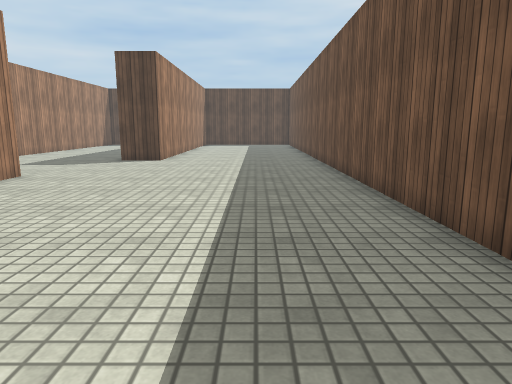
View 1 (above)

18 first-person views from a walk through a scene from a Unity 3-D project. The camera is 1.2 m above the floor, tilts 10° down and sees 70° across. The floor is counted in squares, 1 m on a side. Each view is taken from the middle of a square. On the plan, view 1 faces up. The plan holds only what a view shows up to about 15 squares ahead; the rest is blank. The place goes on beyond the plan. Surface patterns are stand-ins for the level's own textures.

View 2
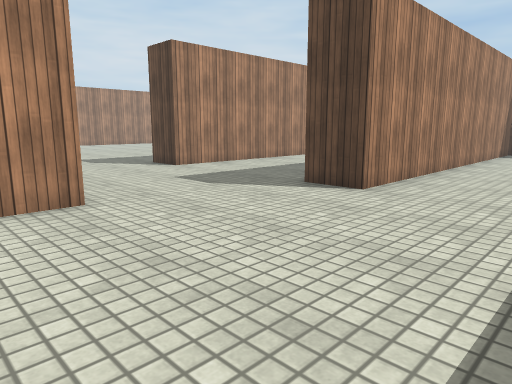

View 3
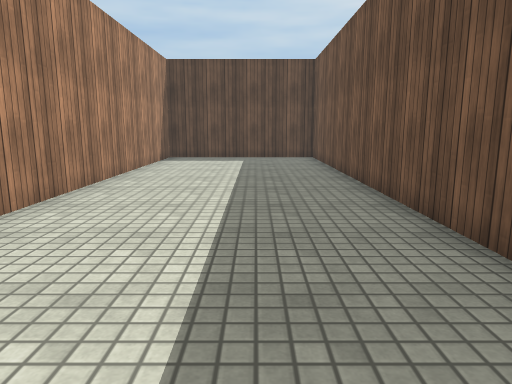

View 4
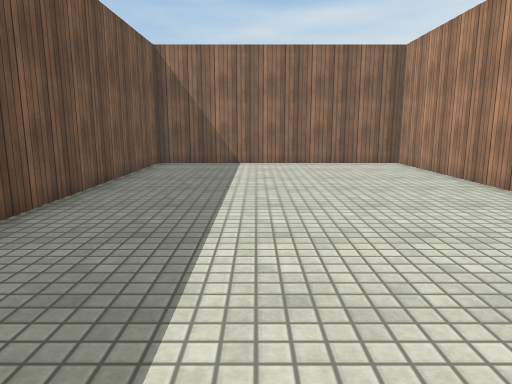

View 5
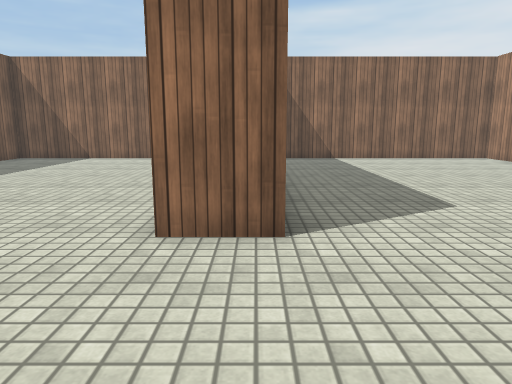

View 6
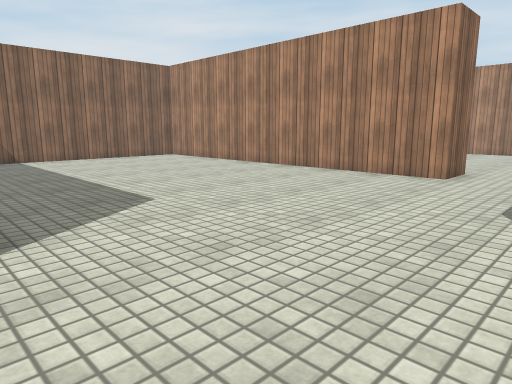

View 7
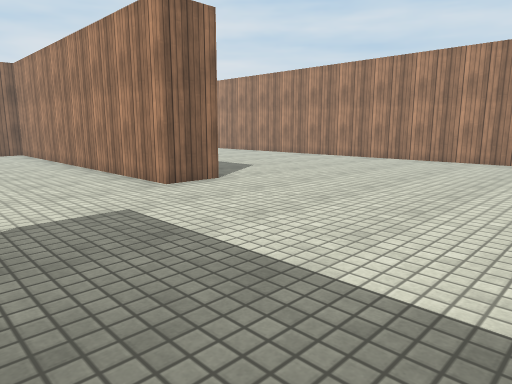

View 8
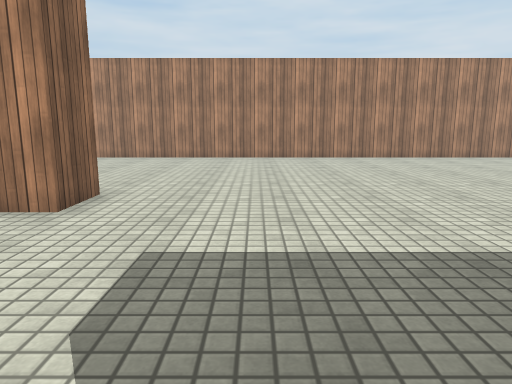

View 9
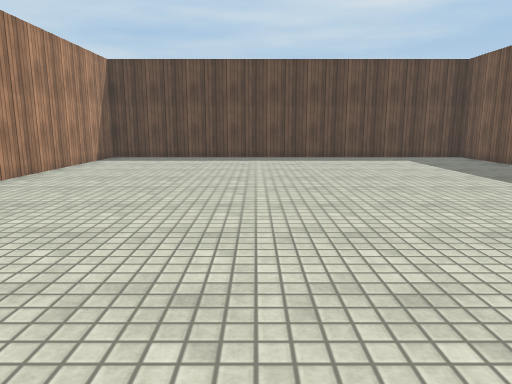

View 10
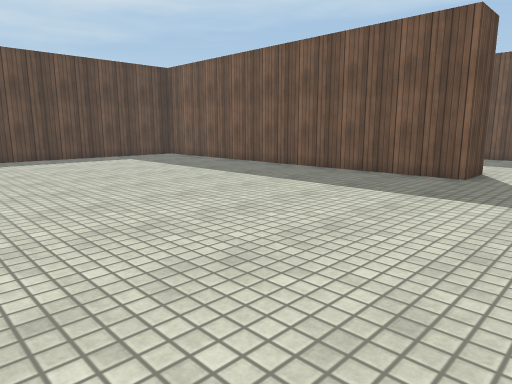

View 11
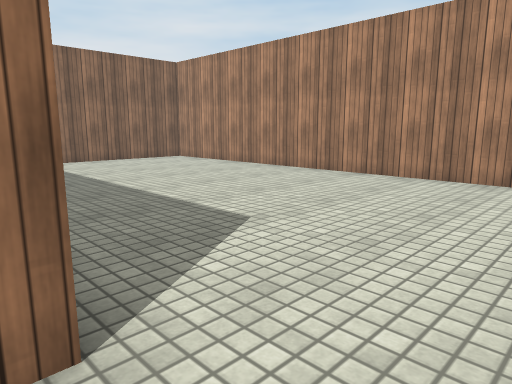

View 12
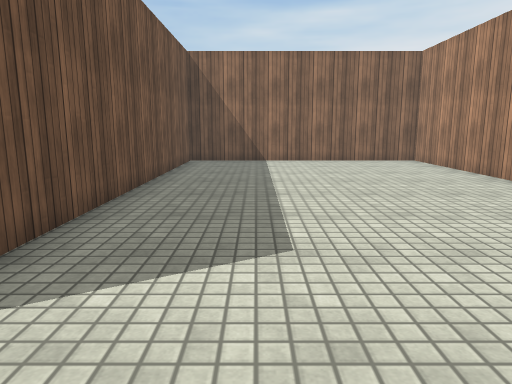

View 13
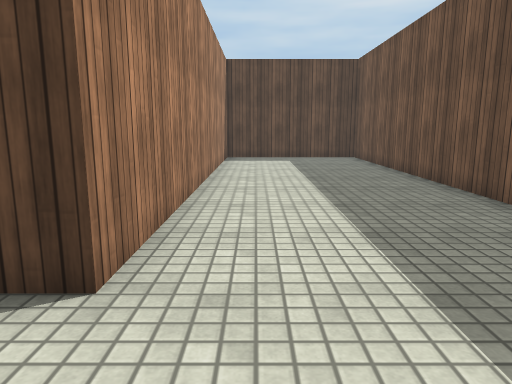

View 14
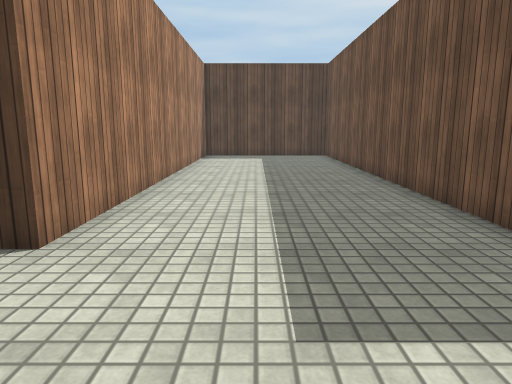

View 15
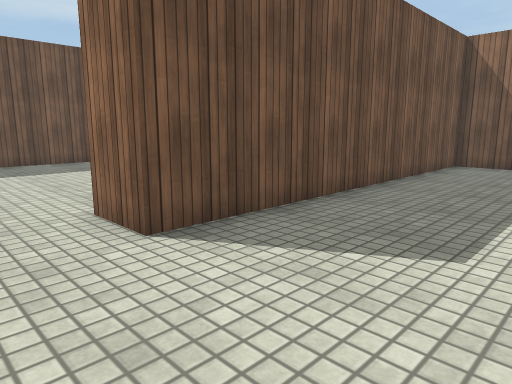

View 16
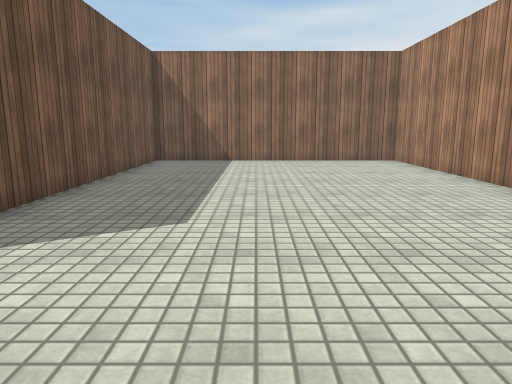

View 17
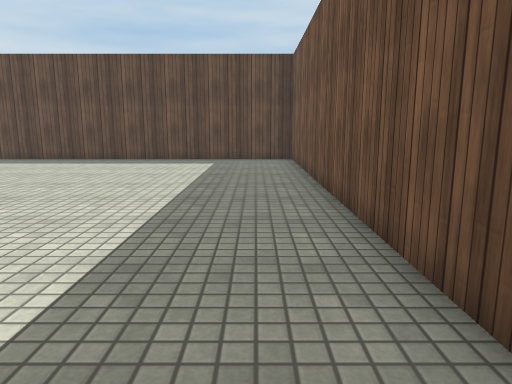

View 18
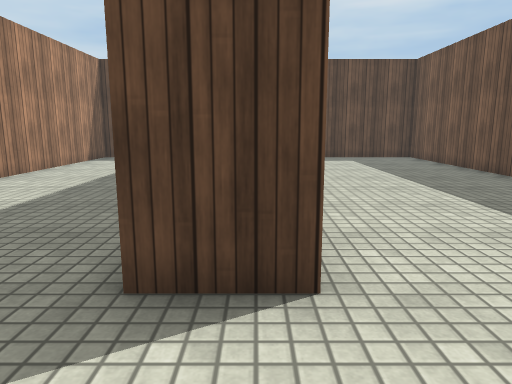

### Floor plan
Points are (right, up) in squares from view 1. A wall is a line through its corners. A room is listed if a view was taken in it or the views show most of it. See-through windows are left out.
Room 1 (views 1, 2, 3, 4, 5, 6, 7, 8, 9, 10, 11, 12, 13, 14, 15, 16, 17, 18)
walls: (-17.6, 10.1) (-16.1, 10.1) (-16.1, -1.5) (-7.3, -1.5) (-7.3, 9.1) (-5.9, 9.1) (-5.9, 7.9); (-5.9, 4.1) (-5.9, -1.5) (2.3, -1.5) (2.3, 26) (-3.5, 26) (-3.5, 13.5) (-5, 13.5) (-5, 26) (-10.2, 26) (-10.2, 13.5) (-11.6, 13.5) (-11.6, 26) (-25.9, 26) (-25.9, -1.5) (-17.6, -1.5) (-17.6, 8.6)

Where each view was taken, in squares from view 1:
view 1: 0 up, 0 right, facing up
view 2: 7 up, 0 right, facing up-left
view 3: 11 up, 0 right, facing up
view 4: 11 up, 1 left, facing down
view 5: 13 up, 7 left, facing down
view 6: 13 up, 7 left, facing down-left
view 7: 17 up, 12 left, facing down-left
view 8: 13 up, 11 left, facing left
view 9: 11 up, 20 left, facing up
view 10: 11 up, 21 left, facing up-right
view 11: 12 up, 17 left, facing down-left
view 12: 12 up, 20 left, facing down
view 13: 11 up, 9 left, facing up
view 14: 10 up, 8 left, facing up
view 15: 11 up, 11 left, facing down-right
view 16: 12 up, 11 left, facing down
view 17: 12 up, 13 left, facing up
view 18: 11 up, 4 left, facing up
